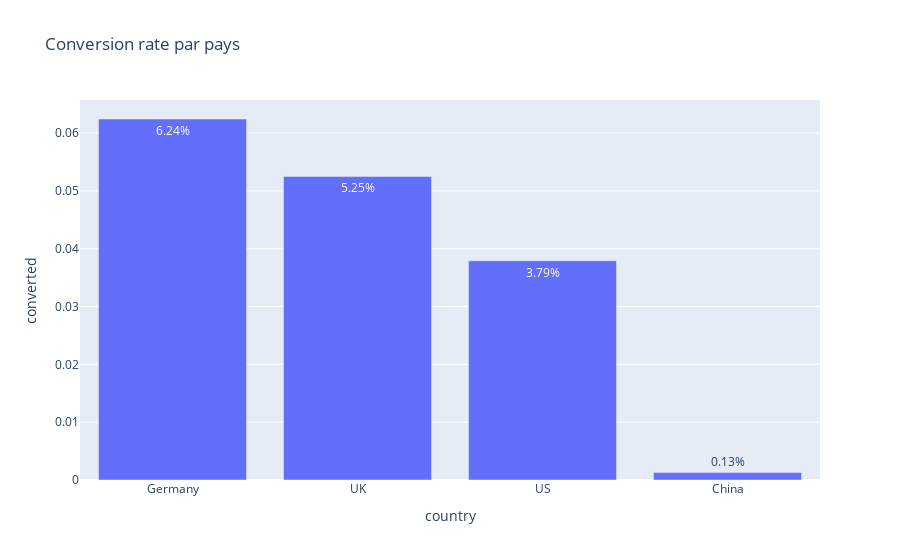

The notebook cell saved with this chart:
### Markdown cell above
## Taux de conversion par pays

### Code cell
country_conv = (
    df.groupby("country")["converted"]
      .mean()
      .reset_index()
      .sort_values("converted", ascending=False)
)

px.bar(
    country_conv,
    x="country",
    y="converted",
    text_auto=".2%",
    title="Conversion rate par pays"
).show()

### Figure 1 — Plotly figure (JSON) as saved in the notebook; plotly's stock layout.template omitted (floating-point values rounded to 4 significant figures)
{"data": [{"alignmentgroup": "True", "hovertemplate": "country=%{x}<br>converted=%{y}<extra></extra>", "legendgroup": "", "marker": {"color": "#636efa", "pattern": {"shape": ""}}, "name": "", "offsetgroup": "", "orientation": "v", "showlegend": false, "textposition": "auto", "texttemplate": "%{y:.2%}", "type": "bar", "x": ["Germany", "UK", "US", "China"], "xaxis": "x", "y": [0.06243, 0.0525, 0.03791, 0.001288], "yaxis": "y"}], "layout": {"barmode": "relative", "legend": {"tracegroupgap": 0}, "title": {"text": "Conversion rate par pays"}, "xaxis": {"anchor": "y", "domain": [0, 1], "title": {"text": "country"}}, "yaxis": {"anchor": "x", "domain": [0, 1], "title": {"text": "converted"}}}}
